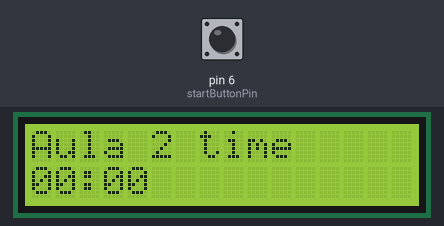
Bench run of a sketch on a simulated Arduino Uno, built for the host (arithmetic inside an expression is 32-bit, double 64-bit). Shown: 16×2 character LCD. The inputs (shaded band) are chosen by the test bench; at power-on: pin 6 (startButtonPin) HIGH.

Above: at 1.2 s.
1.3 s: pin 6 (startButtonPin) pulled LOW for 0.15 s
At 1.9 s:
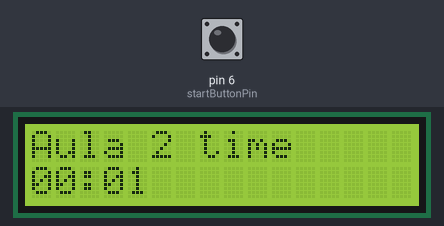
Timing chart, 0 to 4.3 s (numbered marks = the images above; inputs shaded):
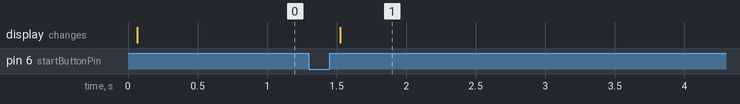

Measured:
- after the input at 1.3 s, the display: changes after 0.23 s (image 1)

The sketch:

Timer_com_Pre-scaler.ino
```cpp
#include <LiquidCrystal.h>

LiquidCrystal lcd(12, 11, 5, 4, 3, 2); // Pinos do display LCD
const int startButtonPin = 6; // Pino do botão de iniciar
const int stopButtonPin = 7; // Pino do botão de parar

unsigned long startTime = 0; // Variável para armazenar o tempo de início
unsigned long elapsedTime = 0; // Variável para armazenar o tempo decorrido
bool running = false; // Variável para verificar se o cronômetro está em execução
bool lastStartButtonState = LOW; // Estado anterior do botão de iniciar

void setup() {
  lcd.begin(16, 2); // Inicializa o display LCD
  pinMode(startButtonPin, INPUT_PULLUP); // Configura o pino do botão de iniciar como entrada com pull-up interno
  pinMode(stopButtonPin, INPUT_PULLUP); // Configura o pino do botão de parar como entrada com pull-up interno

  // Configura o Timer1 com pré-scaler de 256
  TCCR1A = 0;
  TCCR1B = 0;
  TCCR1B |= B00000100; // Pre-scaler de 256
  TIMSK1 |= B00000010; // Habilita a interrupção de overflow do Timer1
  sei(); // Habilita interrupções globais
}

void loop() {
  // Lê o estado atual do botão de iniciar
  bool currentStartButtonState = digitalRead(startButtonPin);

  // Verifica se houve uma transição de LOW para HIGH no botão de iniciar
  if (currentStartButtonState == HIGH && lastStartButtonState == LOW) {
    if (!running) {
      startTime = millis(); // Registra o tempo de início
      running = true; // Define o cronômetro como em execução
    } else {
      elapsedTime = millis() - startTime; // Calcula o tempo decorrido
      running = false; // Define o cronômetro como parado
    }
  }

  // Atualiza o estado anterior do botão de iniciar
  lastStartButtonState = currentStartButtonState;

  // Atualiza o display LCD
  updateLCD();
}

void updateLCD() {
  lcd.clear(); // Limpa o display LCD

  // Mostra "Aula 2 time" na primeira linha
  lcd.setCursor(0, 0);
  lcd.print("Aula 2 time");

  // Mostra o tempo decorrido no formato mm:ss na segunda linha
  unsigned long seconds = (elapsedTime / 1000) % 60; // Calcula os segundos restantes
  unsigned long minutes = (elapsedTime / 60000) % 100; // Calcula os minutos restantes
  lcd.setCursor(0, 1);
  lcd.print(minutes < 10 ? "0" : ""); // Adiciona um zero à esquerda se necessário
  lcd.print(minutes);
  lcd.print(":");
  lcd.print(seconds < 10 ? "0" : ""); // Adiciona um zero à esquerda se necessário
  lcd.print(seconds);

  delay(100); // Pequeno atraso para evitar atualizações rápidas demais
}

ISR(TIMER1_OVF_vect) {
  // Se o cronômetro está em execução, atualiza o tempo decorrido
  if (running) {
    elapsedTime += 65536 * 256 / F_CPU; // Adiciona o tempo do overflow do Timer1 ao tempo decorrido
  }
}
```
